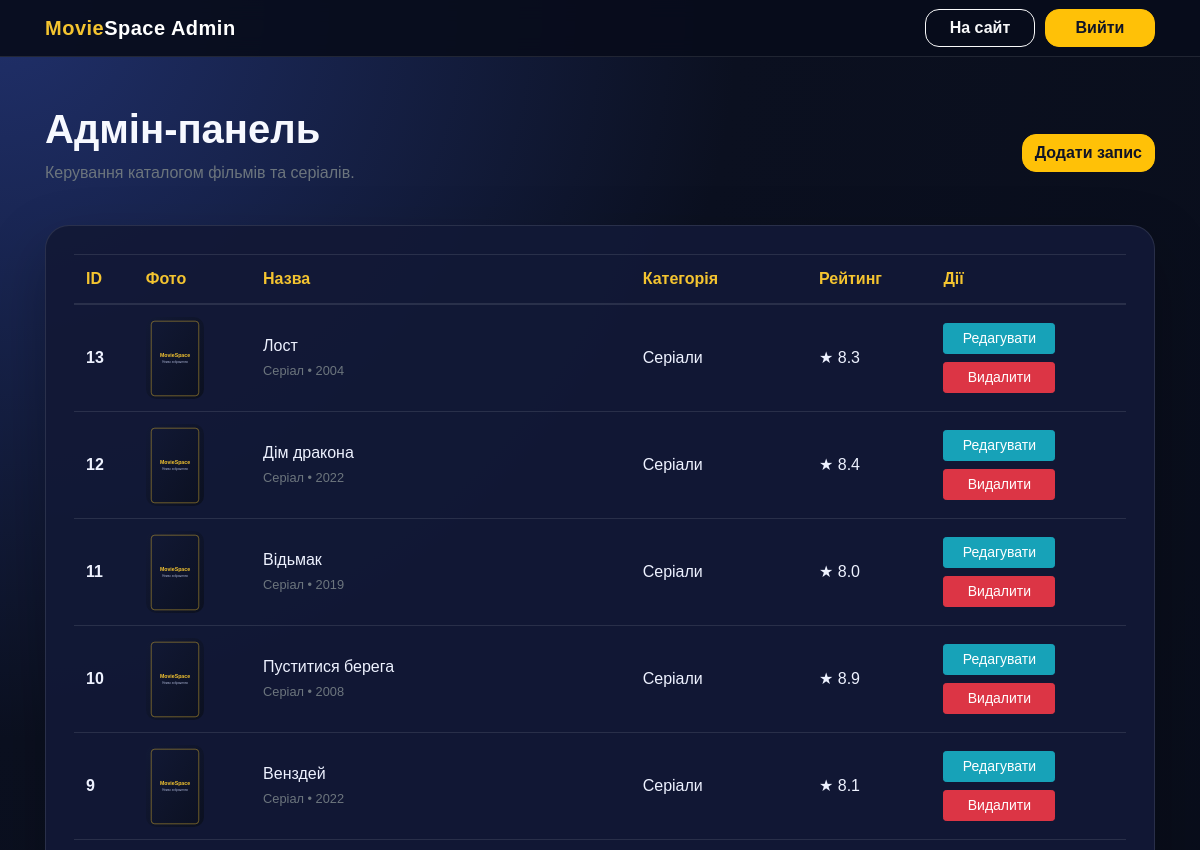
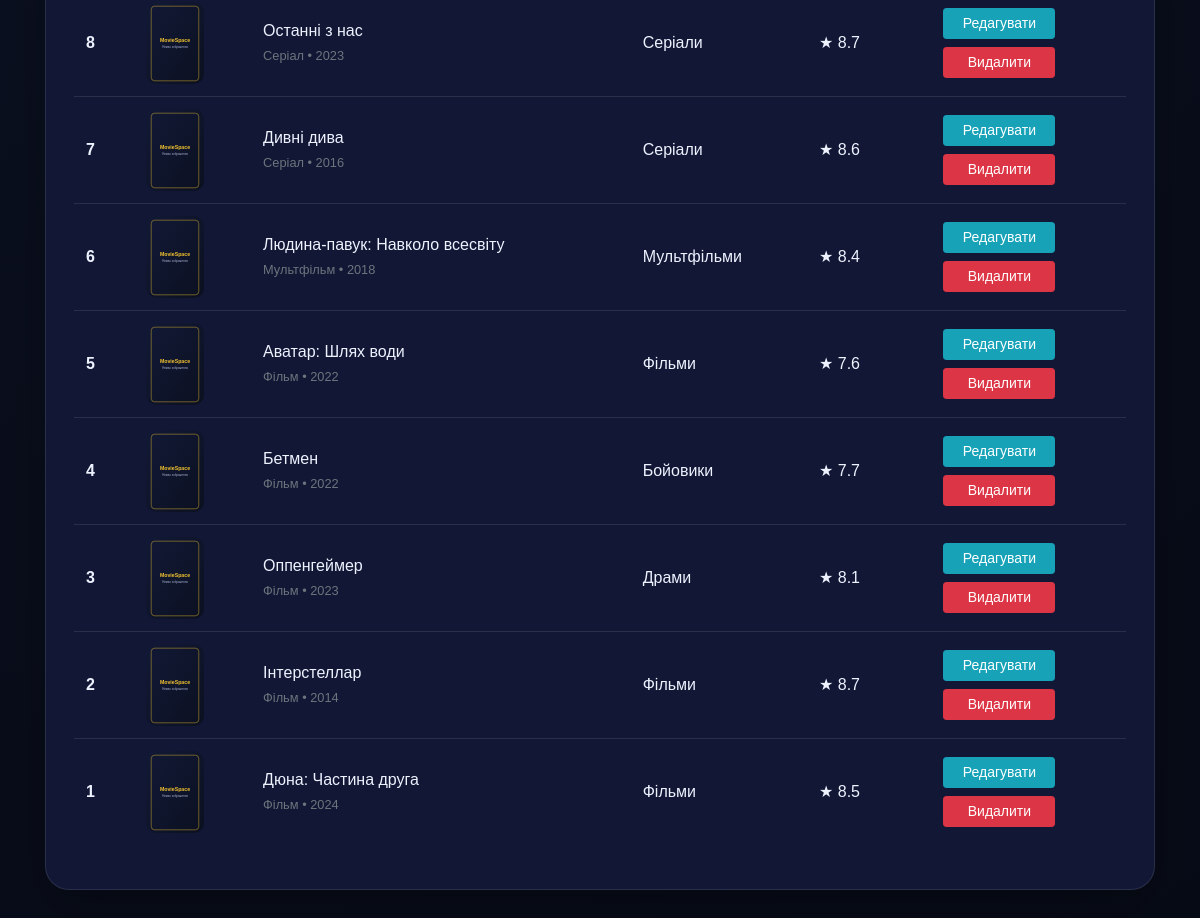
/admin/index.php (signed in), run on the app's committed database (2 pictures, top to bottom).
### tables this page shows
CREATE TABLE `news` (
  `id` int(11) NOT NULL AUTO_INCREMENT,
  `header` varchar(255) NOT NULL,
  `content` text NOT NULL,
  `image` varchar(500) NOT NULL,
  `datatime` date NOT NULL,
  `category_id` int(11) NOT NULL DEFAULT 0,
  `media_type` varchar(40) NOT NULL DEFAULT 'Фільм',
  `year` int(4) NOT NULL,
  `rating` decimal(3,1) NOT NULL DEFAULT 0.0,
  `director` varchar(180) DEFAULT NULL,
  `country` varchar(180) DEFAULT NULL,
  `duration` varchar(100) DEFAULT NULL,
  `trailer` varchar(500) DEFAULT NULL,
  `featured` tinyint(1) NOT NULL DEFAULT 0,
  `created_at` timestamp NOT NULL DEFAULT current_timestamp(),
  PRIMARY KEY (`id`),
  KEY `category_id` (`category_id`)
);

CREATE TABLE `categories` (
  `id` int(11) NOT NULL AUTO_INCREMENT,
  `name` varchar(100) NOT NULL,
  `slug` varchar(120) NOT NULL,
  `description` varchar(255) DEFAULT NULL,
  PRIMARY KEY (`id`)
);

### include/functions.php (called while the page is built, shortened)
<?php
require_once __DIR__ . '/config.php';
function esc($value) {
    return htmlspecialchars((string)$value, ENT_QUOTES, 'UTF-8');
}
function catalog_db_ready() {
    global $conn;
    return $conn instanceof mysqli;
}
function catalog_seed_categories_map() {
    $map = [];
    foreach (catalog_seed_data()['categories'] as $category) {
        $map[(int)$category['id']] = $category;
    }
    return $map;
}
function catalog_merge_category_name(array $items) {
    return $items;
}
function get_news($search = '') {
    $search = trim($search);
    global $conn;
    if ($search !== '') {
        $safe = mysqli_real_escape_string($conn, $search);
        $sql = "SELECT news.*, categories.name AS category_name
                FROM news
                LEFT JOIN categories ON news.category_id = categories.id
                WHERE news.header LIKE '%$safe%'
                   OR news.content LIKE '%$safe%'
                   OR news.director LIKE '%$safe%'
                   OR news.country LIKE '%$safe%'
                ORDER BY news.datatime DESC, news.id DESC";
    } else {
        $sql = "SELECT news.*, categories.name AS category_name
                FROM news
                LEFT JOIN categories ON news.category_id = categories.id
                ORDER BY news.datatime DESC, news.id DESC";
    }
    $result = mysqli_query($conn, $sql);
    return catalog_merge_category_name(mysqli_fetch_all($result, MYSQLI_ASSOC));
}
function get_post() {
    return get_news();
}
?>

### admin/index.php (the view)
<?php include_once 'header-admin.php'; ?>
<?php $posts = get_post(); ?>
<div class="row align-items-center mb-4">
    <div class="col-md-8">
        <h1>Адмін-панель</h1>
        <p class="text-muted">Керування каталогом фільмів та серіалів.</p>
    </div>
    <div class="col-md-4 text-md-right">
        <a href="new-post.php" class="btn btn-warning">Додати запис</a>
    </div>
</div>
<div class="admin-card table-responsive">
    <table class="table table-hover">
        <thead>
        <tr>
            <th>ID</th>
            <th>Фото</th>
            <th>Назва</th>
            <th>Категорія</th>
            <th>Рейтинг</th>
            <th>Дії</th>
        </tr>
        </thead>
        <tbody>
        <?php foreach ($posts as $post): ?>
            <tr>
                <th scope="row"><?= (int)$post['id']; ?></th>
                <td><img class="admin-thumb" src="<?= esc($post['image']); ?>" alt="<?= esc($post['header']); ?>" onerror="this.src='../img/no-image.svg'"></td>
                <td><?= esc($post['header']); ?><br><small class="text-muted"><?= esc($post['media_type']); ?> • <?= esc($post['year']); ?></small></td>
                <td><?= esc($post['category_name']); ?></td>
                <td>★ <?= esc($post['rating']); ?></td>
                <td>
                    <div class="admin-actions">
                        <a href="edit-new.php?post_id=<?= (int)$post['id']; ?>" class="btn btn-info btn-sm">Редагувати</a>
                        <a href="delete-new.php?post_id=<?= (int)$post['id']; ?>" class="btn btn-danger btn-sm" onclick="return confirm('Видалити запис?')">Видалити</a>
                    </div>
                </td>
            </tr>
        <?php endforeach; ?>
        </tbody>
    </table>
</div>
<?php include_once 'footer-admin.php'; ?>

### css/main.css (style rules this page uses)
* { box-sizing: border-box; }
html { scroll-behavior: smooth; }
body { margin: 0; font-family: Arial, Helvetica, sans-serif; color: var(--text); background: radial-gradient(circle at top left, #20306b 0, #0b1020 34%, #070b16 100%); min-height: 100vh; }
a { color: inherit; }
.btn-warning { border-radius: 14px; font-weight: 800; color: #101426; }
.main-form, .admin-card { background: rgba(18, 25, 54, 0.95); border: 1px solid var(--border); border-radius: 24px; padding: 28px; box-shadow: 0 24px 60px rgba(0,0,0,.26); }
.admin-page h1, .admin-page h3 { font-weight: 900; }
.table { color: #eef2ff; }
.table thead th { border-color: var(--border); color: var(--accent); }
.table td, .table th { border-color: var(--border); vertical-align: middle; }
.admin-thumb { width: 58px; height: 82px; object-fit: cover; border-radius: 10px; }
.admin-actions { display: flex; flex-direction: column; gap: 8px; align-items: flex-start; }
.admin-actions .btn { min-width: 112px; }

### data on the page
news: id "13", header "Лост", media_type "Серіал", year "2004", category.name "Серіали", rating "8.3"
news: id "12", header "Дім дракона", media_type "Серіал", year "2022", category.name "Серіали", rating "8.4"
news: id "11", header "Відьмак", media_type "Серіал", year "2019", category.name "Серіали", rating "8.0"
news: id "10", header "Пуститися берега", media_type "Серіал", year "2008", category.name "Серіали", rating "8.9"
news: id "9", header "Венздей", media_type "Серіал", year "2022", category.name "Серіали", rating "8.1"
news: id "8", header "Останні з нас", media_type "Серіал", year "2023", category.name "Серіали", rating "8.7"
news: id "7", header "Дивні дива", media_type "Серіал", year "2016", category.name "Серіали", rating "8.6"
news: id "6", header "Людина-павук: Навколо всесвіту", media_type "Мультфільм", year "2018", category.name "Мультфільми", rating "8.4"
news: id "5", header "Аватар: Шлях води", media_type "Фільм", year "2022", category.name "Фільми", rating "7.6"
news: id "4", header "Бетмен", media_type "Фільм", year "2022", category.name "Бойовики", rating "7.7"
news: id "3", header "Оппенгеймер", media_type "Фільм", year "2023", category.name "Драми", rating "8.1"
news: id "2", header "Інтерстеллар", media_type "Фільм", year "2014", category.name "Фільми", rating "8.7"
news: id "1", header "Дюна: Частина друга", media_type "Фільм", year "2024", category.name "Фільми", rating "8.5"
